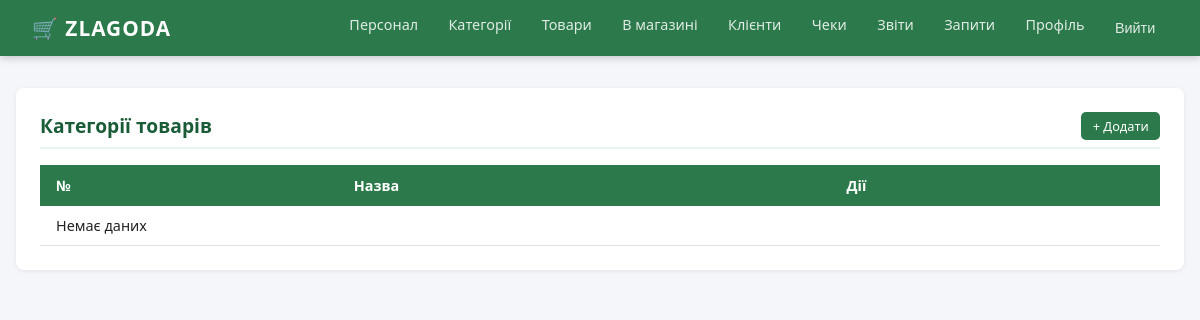
/categories/ (signed in), run on an earlier commit of the app's database.
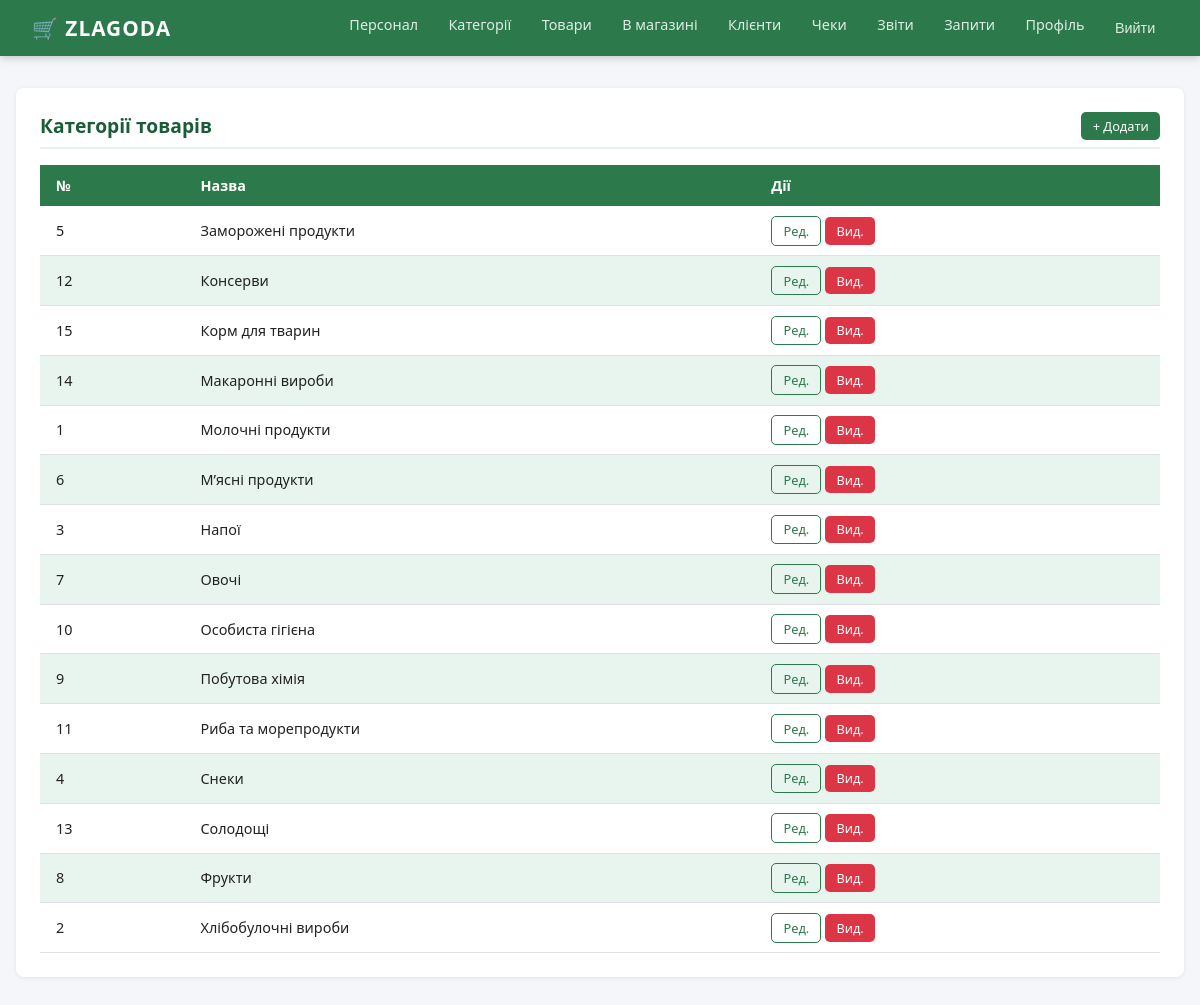
And on a later commit of the database.
### supermarket/models.py (models this page shows)
class Category(models.Model):
    category_number = models.AutoField(primary_key=True)
    category_name = models.CharField(max_length=50)
    class Meta:
        db_table = 'Category'
        managed = True

### supermarket/views.py (the view)
# urls.py: path('categories/', views.categories_list, name='categories'),
@login_required
def categories_list(request):
    cats = db.get_all_categories()
    role = get_current_role(request)
    return render(request, 'supermarket/categories.html', {
        'categories': cats, 'role': role
    })

### supermarket/db_utils.py (called while the page is built)
def dictfetchall(cursor):
    columns = [col[0] for col in cursor.description]
    return [dict(zip(columns, row)) for row in cursor.fetchall()]

def get_employee_by_id(eid):
    with connection.cursor() as c:
        c.execute("""
            SELECT id_employee, empl_surname, empl_name, empl_patronymic,
                   empl_role, salary, date_of_birth, date_of_start,
                   phone_number, city, street, zip_code
            FROM Employee
            WHERE id_employee = %s
        """, [eid])
        return dictfetchall(c)

def get_all_categories():
    with connection.cursor() as c:
        c.execute("""
            SELECT category_number, category_name
            FROM Category
            ORDER BY category_name
        """)
        return dictfetchall(c)

### supermarket/views.py (called while the page is built)
def get_current_role(request):
    emp = db.get_employee_by_id(request.user.username)
    if emp:
        return emp[0]['empl_role']
    return None

### supermarket/templates/supermarket/categories.html (shortened to what this page needs)
{% extends 'supermarket/base.html' %}
{% block content %}
<div class="card">
  <div class="card-title">Категорії товарів
    {% if request.user.is_authenticated %}
    <a href="{% url 'category_create' %}" class="btn btn-green btn-sm" style="float:right">+ Додати</a>
    {% endif %}
  </div>
  <table>
    <thead><tr><th>№</th><th>Назва</th><th>Дії</th></tr></thead>
    <tbody>
    {% for c in categories %}
    <tr>
      <td>{{ c.category_number }}</td>
      <td>{{ c.category_name }}</td>
      <td>
        <a href="{% url 'category_edit' c.category_number %}" class="btn btn-outline btn-sm">Ред.</a>
        <a href="{% url 'category_delete' c.category_number %}" class="btn btn-danger btn-sm" onclick="return confirm('Видалити?')">Вид.</a>
      </td>
    </tr>
    {% empty %}<tr><td colspan="3">Немає даних</td></tr>
    {% endfor %}
    </tbody>
  </table>
</div>
{% endblock %}

What changed in the data, as far as the page shows it:
added Category: category_number "5", category_name "Заморожені продукти"
added Category: category_number "12", category_name "Консерви"
added Category: category_number "15", category_name "Корм для тварин"
added Category: category_number "14", category_name "Макаронні вироби"
added Category: category_number "1", category_name "Молочні продукти"
added Category: category_number "6", category_name "М’ясні продукти"
added Category: category_number "3", category_name "Напої"
added Category: category_number "7", category_name "Овочі"
added Category: category_number "10", category_name "Особиста гігієна"
added Category: category_number "9", category_name "Побутова хімія"
added Category: category_number "11", category_name "Риба та морепродукти"
added Category: category_number "4", category_name "Снеки"
added Category: category_number "13", category_name "Солодощі"
added Category: category_number "8", category_name "Фрукти"
added Category: category_number "2", category_name "Хлібобулочні вироби"
Also different on the page:
text no longer shown: "Немає даних"
